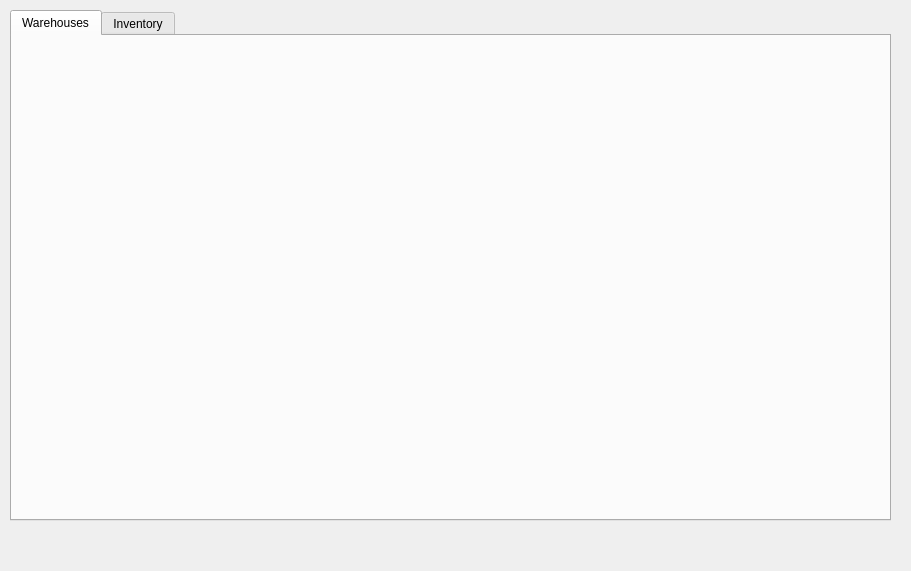
<?xml version="1.0" encoding="UTF-8"?>
<ui version="4.0">
 <class>Settings</class>
 <widget class="QWidget" name="Settings">
  <property name="geometry">
   <rect>
    <x>0</x>
    <y>0</y>
    <width>911</width>
    <height>571</height>
   </rect>
  </property>
  <property name="windowTitle">
   <string>Form</string>
  </property>
  <widget class="QTabWidget" name="SettingstabWidget">
   <property name="geometry">
    <rect>
     <x>10</x>
     <y>10</y>
     <width>881</width>
     <height>511</height>
    </rect>
   </property>
   <property name="currentIndex">
    <number>0</number>
   </property>
   <widget class="QWidget" name="tab">
    <attribute name="title">
     <string>Warehouses</string>
    </attribute>
    <widget class="QWidget" name="widget" native="true">
     <property name="geometry">
      <rect>
       <x>20</x>
       <y>10</y>
       <width>601</width>
       <height>371</height>
      </rect>
     </property>
    </widget>
   </widget>
   <widget class="QWidget" name="tab_2">
    <attribute name="title">
     <string>Inventory</string>
    </attribute>
   </widget>
  </widget>
 </widget>
 <resources/>
 <connections/>
</ui>
